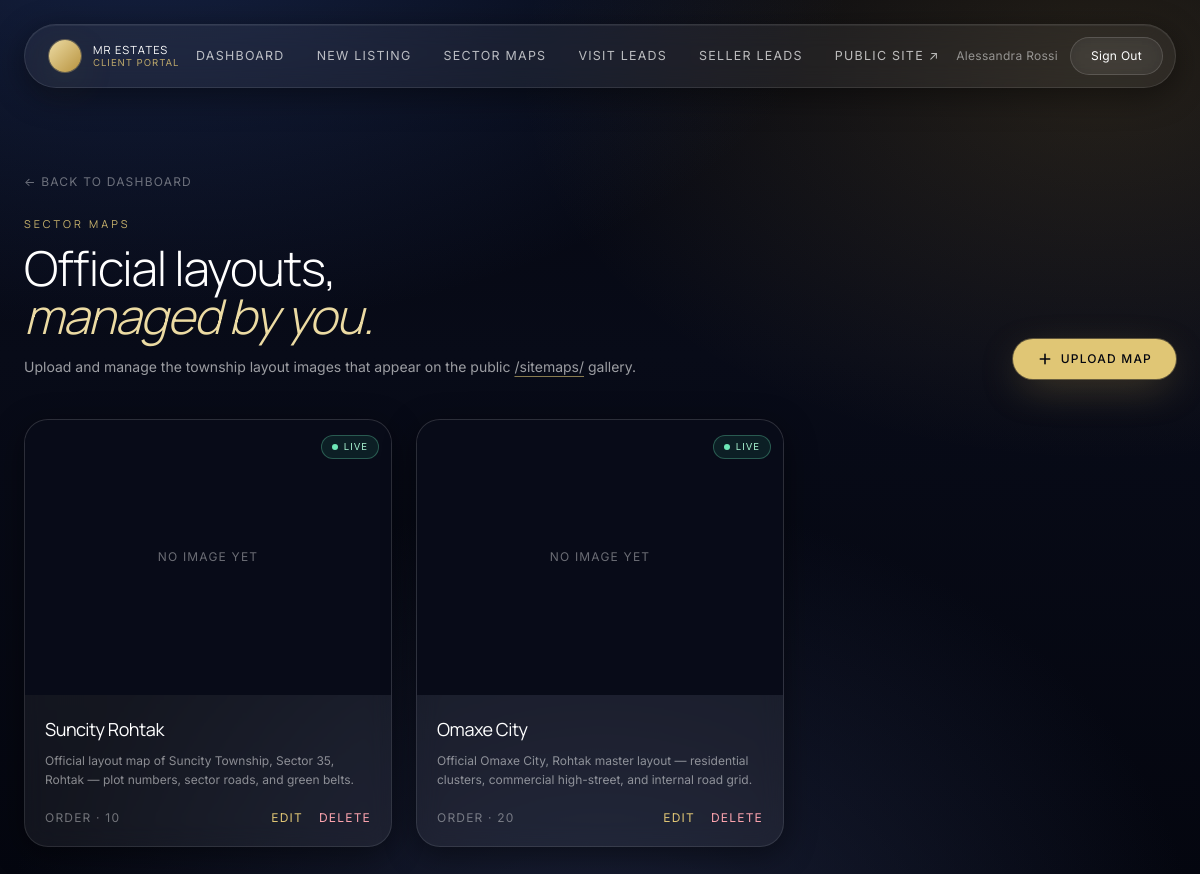
Screenshot of /portal/sector-maps/ (signed in) with the database file from the repository.
### properties/models.py (models this page shows, shortened)
class SectorMap(models.Model):
    name = models.CharField(
        max_length=120,
        help_text="Display name — e.g. 'Suncity Rohtak' or 'Omaxe City'.",
    )
    slug = models.SlugField(max_length=140, unique=True, blank=True)
    image = models.ImageField(
        upload_to='sector_maps/',
        blank=True,
        help_text="Official layout / sector map image. High-res PNG or JPG.",
    )
    description = models.TextField(
        blank=True,
        help_text="Optional context — sector, developer, plot count, etc.",
    )
    order = models.PositiveIntegerField(default=0)
    is_published = models.BooleanField(default=True)
    created_at = models.DateTimeField(auto_now_add=True)
    updated_at = models.DateTimeField(auto_now=True)
    class Meta:
        ordering = ['order', 'name']
        verbose_name = 'Sector Map'
        verbose_name_plural = 'Sector Maps'

### portal/views.py (the view)
# urls.py: path('sector-maps/', views.sector_map_list, name='sector_map_list'),
@login_required(login_url='portal:login')
def sector_map_list(request):
    return render(request, 'portal/sector_map_list.html', {
        'sector_maps': SectorMap.objects.all(),
    })

### templates/portal/sector_map_list.html (shortened to what this page needs)
{% extends "portal/base.html" %}
{% block content %}
<section class="mx-auto max-w-7xl px-6 py-10">
    <div class="flex flex-col md:flex-row md:items-end justify-between gap-6 mb-10">
        <div>
            <a href="{% url 'portal:dashboard' %}" class="text-xs uppercase tracking-widest text-white/40 hover:text-white/70 transition">
                ← Back to dashboard
            </a>
            <p class="eyebrow mt-6 mb-3">Sector Maps</p>
            <h1 class="font-display text-4xl md:text-5xl font-light tracking-tight text-white">
                Official layouts,<br>
                <span class="italic text-champagne-200">managed by you.</span>
            </h1>
            <p class="mt-4 max-w-2xl text-sm text-white/60 leading-relaxed">
                Upload and manage the township layout images that appear on the public
                <a href="{% url 'properties:sector_maps' %}" class="underline decoration-champagne-300/60 underline-offset-4 hover:text-champagne-200">/sitemaps/</a> gallery.
            </p>
        </div>
        <a href="{% url 'portal:sector_map_new' %}" class="btn-primary self-start md:self-auto">
            <svg xmlns="http://www.w3.org/2000/svg" class="h-4 w-4" viewBox="0 0 24 24" fill="none" stroke="currentColor" stroke-width="2.4" stroke-linecap="round"><path d="M12 5v14M5 12h14"/></svg>
            <span class="tracking-widest text-xs uppercase">Upload Map</span>
        </a>
    </div>
    {% if sector_maps %}
    <div class="grid gap-6 md:grid-cols-2 lg:grid-cols-3">
        {% for smap in sector_maps %}
        <article class="glass rounded-3xl overflow-hidden flex flex-col">
            <div class="relative aspect-[4/3] overflow-hidden bg-midnight-800">
                {% if smap.image %}
                <img src="{{ smap.image.url }}" alt="{{ smap.name }}"
                     class="h-full w-full object-cover" loading="lazy">
                {% else %}
                <div class="h-full w-full flex items-center justify-center text-white/40 text-xs uppercase tracking-widest">
                    No image yet
                </div>
                {% endif %}
                <div class="absolute top-3 right-3">
                    {% if smap.is_published %}
                    <span class="inline-flex items-center gap-1.5 rounded-full bg-emerald-400/10 border border-emerald-300/30 px-2.5 py-1 text-[0.6rem] uppercase tracking-widest text-emerald-200">
                        <span class="h-1.5 w-1.5 rounded-full bg-emerald-300"></span>Live
                    </span>
                    {% else %}
                    <span class="inline-flex items-center gap-1.5 rounded-full bg-white/10 border border-white/15 px-2.5 py-1 text-[0.6rem] uppercase tracking-widest text-white/60">
                        <span class="h-1.5 w-1.5 rounded-full bg-white/40"></span>Hidden
                    </span>
                    {% endif %}
                </div>
            </div>
            <div class="p-5 flex-1 flex flex-col">
                <h3 class="font-display text-lg text-white tracking-tight">{{ smap.name }}</h3>
                {% if smap.description %}
                <p class="mt-2 text-xs text-white/50 leading-relaxed line-clamp-3">{{ smap.description }}</p>
                {% endif %}
                <div class="mt-auto pt-5 flex items-center justify-between text-xs">
                    <span class="text-white/40 uppercase tracking-widest">Order · {{ smap.order }}</span>
                    <div class="flex items-center gap-4">
                        <a href="{% url 'portal:sector_map_edit' smap.slug %}"
                           class="uppercase tracking-widest text-champagne-300 hover:text-champagne-200 transition">
                            Edit
                        </a>
                        <form action="{% url 'portal:sector_map_delete' smap.slug %}" method="post" class="inline"
                              onsubmit="return confirm('Delete “{{ smap.name|escapejs }}” permanently?');">
                            <button type="submit" class="uppercase tracking-widest text-rose-300 hover:text-rose-200 transition">
                                Delete
                            </button>
                        </form>
                    </div>
                </div>
            </div>
        </article>
        {% endfor %}
    </div>
    {% else %}
    <div class="glass rounded-3xl p-16 text-center">
        <p class="eyebrow mb-3">Nothing here yet</p>
        <h3 class="font-display text-2xl font-light text-white mb-4">Upload your first layout.</h3>
        <a href="{% url 'portal:sector_map_new' %}" class="btn-primary">Upload Sector Map</a>
    </div>
    {% endif %}
</section>
{% endblock %}

### templates/portal/base.html (shortened to what this page needs)
{% load static tailwind_tags %}<!DOCTYPE html>
<html lang="en" class="scroll-smooth">
<head>
    {% tailwind_css %}
</head>
<body class="min-h-screen">
    {% block portal_shell %}
    {% if user.is_authenticated %}
    <header class="fixed inset-x-0 top-0 z-40">
        <div class="mx-auto max-w-7xl px-4 sm:px-6 pt-4 sm:pt-6">
            <nav class="glass rounded-full flex items-center justify-between pl-4 sm:pl-6 pr-2 sm:pr-3 py-2.5 sm:py-3 gap-3">
                <a href="{% url 'portal:dashboard' %}" class="flex items-center gap-2 sm:gap-3 min-w-0">
                    <span class="h-8 w-8 rounded-full bg-gradient-to-br from-champagne-200 to-champagne-500 shadow-champagne shrink-0"></span>
                    <div class="flex flex-col leading-tight min-w-0">
                        <span class="font-display text-white tracking-widest text-[0.7rem] uppercase truncate">MR Estates</span>
                        <span class="text-[0.6rem] uppercase tracking-widest text-champagne-300/80 truncate">Client Portal</span>
                    </div>
                </a>
                <ul class="hidden md:flex items-center gap-6 lg:gap-8 text-[0.78rem] tracking-widest uppercase text-white/70">
                    <li><a href="{% url 'portal:dashboard' %}" class="hover:text-white transition">Dashboard</a></li>
                    <li><a href="{% url 'portal:property_new' %}" class="hover:text-white transition">New Listing</a></li>
                    <li><a href="{% url 'portal:sector_map_list' %}" class="hover:text-white transition">Sector Maps</a></li>
                    <li><a href="{% url 'portal:site_visit_leads' %}" class="hover:text-white transition">Visit Leads</a></li>
                    <li><a href="{% url 'portal:seller_leads' %}" class="hover:text-white transition">Seller Leads</a></li>
                    <li><a href="{% url 'properties:home' %}" class="hover:text-white transition">Public Site ↗</a></li>
                </ul>
                <div class="hidden md:flex items-center gap-3">
                    <span class="hidden lg:inline text-xs tracking-wide text-white/50">
                        {{ user.get_full_name|default:user.username }}
                    </span>
                    <form action="{% url 'portal:logout' %}" method="post" class="inline">
                        <button type="submit" class="btn-ghost text-xs py-2.5 px-5">Sign Out</button>
                    </form>
                </div>
            </nav>
        </div>
    </header>
    {% endif %}
    <main class="{% if user.is_authenticated %}pt-24 md:pt-32{% endif %}">
        {% block content %}{% endblock %}
    </main>
    {% endblock %}
</body>
</html>

### rows the page displays
SectorMap: image "NO IMAGE YET", is_published True (drawn), name "Suncity Rohtak", description "Official layout map of Suncity Township, Sector 35, Rohtak — plot numbers, sector roads, and green belts.", order "10"
SectorMap: image "NO IMAGE YET", is_published True (drawn), name "Omaxe City", description "Official Omaxe City, Rohtak master layout — residential clusters, commercial high-street, and internal road grid.", order "20"

### other values shown
{{ user.get_full_name|default:user.username }} "Alessandra Rossi"
